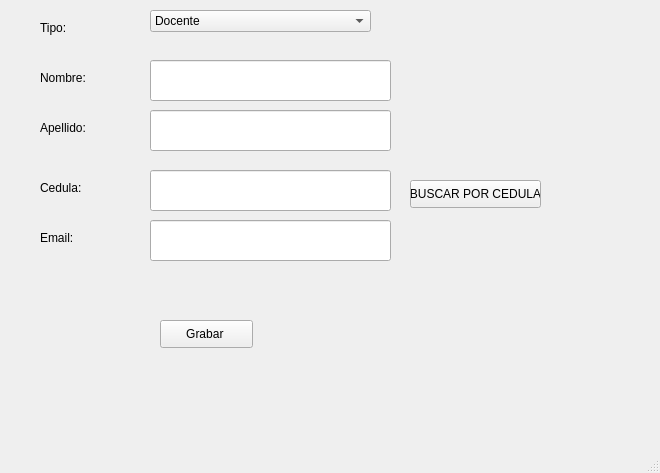
<?xml version="1.0" encoding="UTF-8"?>
<ui version="4.0">
 <class>vtn_principal</class>
 <widget class="QMainWindow" name="vtn_principal">
  <property name="geometry">
   <rect>
    <x>0</x>
    <y>0</y>
    <width>660</width>
    <height>473</height>
   </rect>
  </property>
  <property name="windowTitle">
   <string>Ventana Principal </string>
  </property>
  <widget class="QWidget" name="centralwidget">
   <widget class="QLabel" name="lbl_nombre">
    <property name="geometry">
     <rect>
      <x>40</x>
      <y>70</y>
      <width>55</width>
      <height>16</height>
     </rect>
    </property>
    <property name="text">
     <string>Nombre:</string>
    </property>
   </widget>
   <widget class="QLabel" name="lbl_apellido">
    <property name="geometry">
     <rect>
      <x>40</x>
      <y>120</y>
      <width>55</width>
      <height>16</height>
     </rect>
    </property>
    <property name="text">
     <string>Apellido:</string>
    </property>
   </widget>
   <widget class="QPushButton" name="btn_grabar">
    <property name="geometry">
     <rect>
      <x>160</x>
      <y>320</y>
      <width>93</width>
      <height>28</height>
     </rect>
    </property>
    <property name="text">
     <string>Grabar </string>
    </property>
   </widget>
   <widget class="QComboBox" name="cb_tipo_persona">
    <property name="geometry">
     <rect>
      <x>150</x>
      <y>10</y>
      <width>221</width>
      <height>22</height>
     </rect>
    </property>
    <item>
     <property name="text">
      <string>Docente</string>
     </property>
    </item>
    <item>
     <property name="text">
      <string>Estudiante</string>
     </property>
    </item>
   </widget>
   <widget class="QLabel" name="lbl_tipo_persona">
    <property name="geometry">
     <rect>
      <x>40</x>
      <y>20</y>
      <width>55</width>
      <height>16</height>
     </rect>
    </property>
    <property name="text">
     <string>Tipo:</string>
    </property>
   </widget>
   <widget class="QLineEdit" name="txt_nombre">
    <property name="geometry">
     <rect>
      <x>150</x>
      <y>60</y>
      <width>241</width>
      <height>41</height>
     </rect>
    </property>
    <property name="maxLength">
     <number>50</number>
    </property>
   </widget>
   <widget class="QLineEdit" name="txt_apellido">
    <property name="geometry">
     <rect>
      <x>150</x>
      <y>110</y>
      <width>241</width>
      <height>41</height>
     </rect>
    </property>
    <property name="maxLength">
     <number>50</number>
    </property>
   </widget>
   <widget class="QLineEdit" name="txt_email">
    <property name="geometry">
     <rect>
      <x>150</x>
      <y>220</y>
      <width>241</width>
      <height>41</height>
     </rect>
    </property>
    <property name="maxLength">
     <number>100</number>
    </property>
   </widget>
   <widget class="QLabel" name="lbl_email">
    <property name="geometry">
     <rect>
      <x>40</x>
      <y>230</y>
      <width>55</width>
      <height>16</height>
     </rect>
    </property>
    <property name="text">
     <string>Email:</string>
    </property>
   </widget>
   <widget class="QLabel" name="lbl_Cedula">
    <property name="geometry">
     <rect>
      <x>40</x>
      <y>180</y>
      <width>55</width>
      <height>16</height>
     </rect>
    </property>
    <property name="text">
     <string>Cedula:</string>
    </property>
   </widget>
   <widget class="QLineEdit" name="txt_cedula">
    <property name="geometry">
     <rect>
      <x>150</x>
      <y>170</y>
      <width>241</width>
      <height>41</height>
     </rect>
    </property>
    <property name="maxLength">
     <number>10</number>
    </property>
   </widget>
   <widget class="QPushButton" name="btn_buscar_cedula">
    <property name="geometry">
     <rect>
      <x>410</x>
      <y>180</y>
      <width>131</width>
      <height>28</height>
     </rect>
    </property>
    <property name="text">
     <string>BUSCAR POR CEDULA</string>
    </property>
   </widget>
  </widget>
  <widget class="QMenuBar" name="mnb_menu_principal">
   <property name="geometry">
    <rect>
     <x>0</x>
     <y>0</y>
     <width>660</width>
     <height>26</height>
    </rect>
   </property>
  </widget>
  <widget class="QStatusBar" name="stb_estado"/>
 </widget>
 <resources/>
 <connections/>
</ui>
